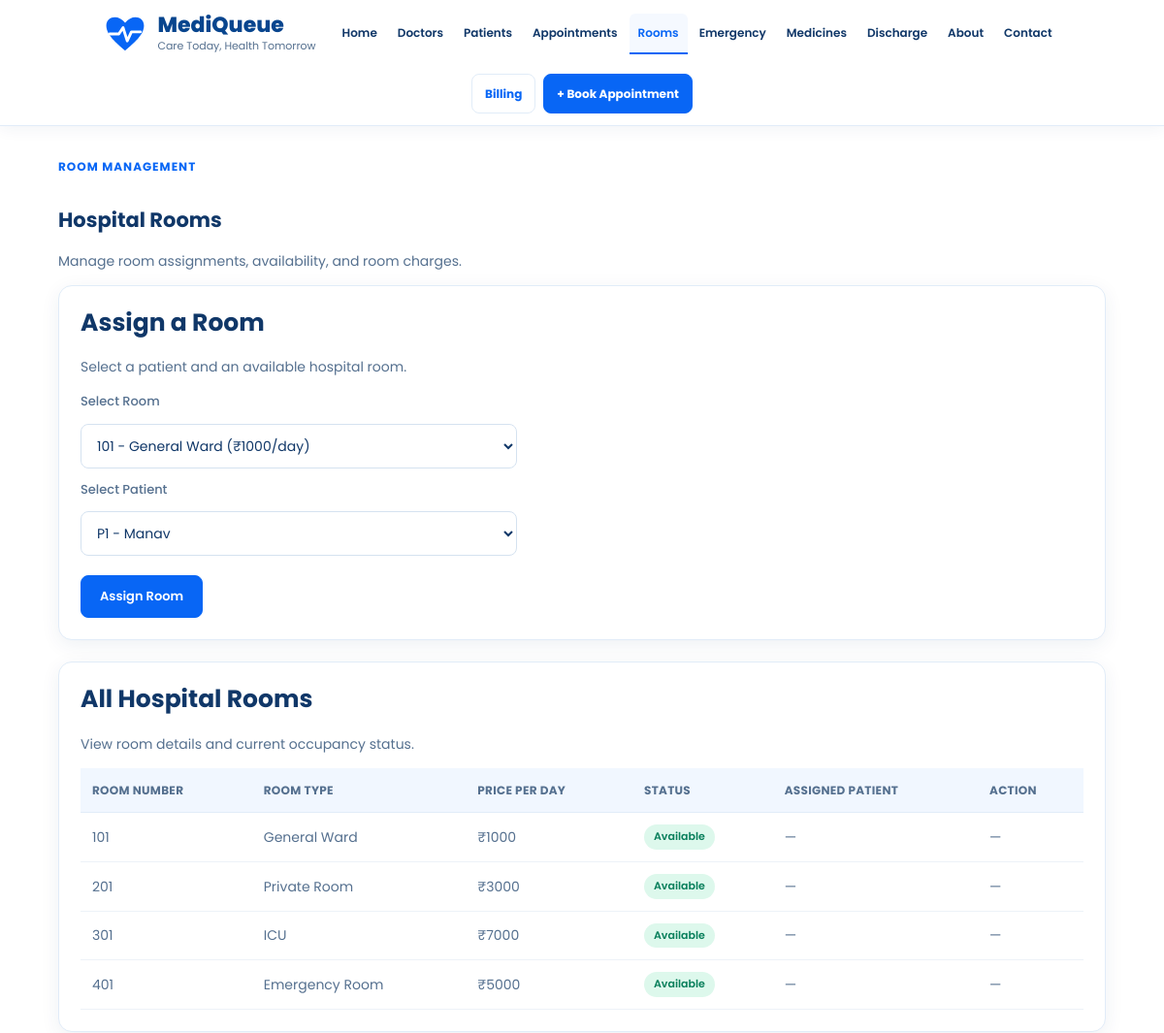
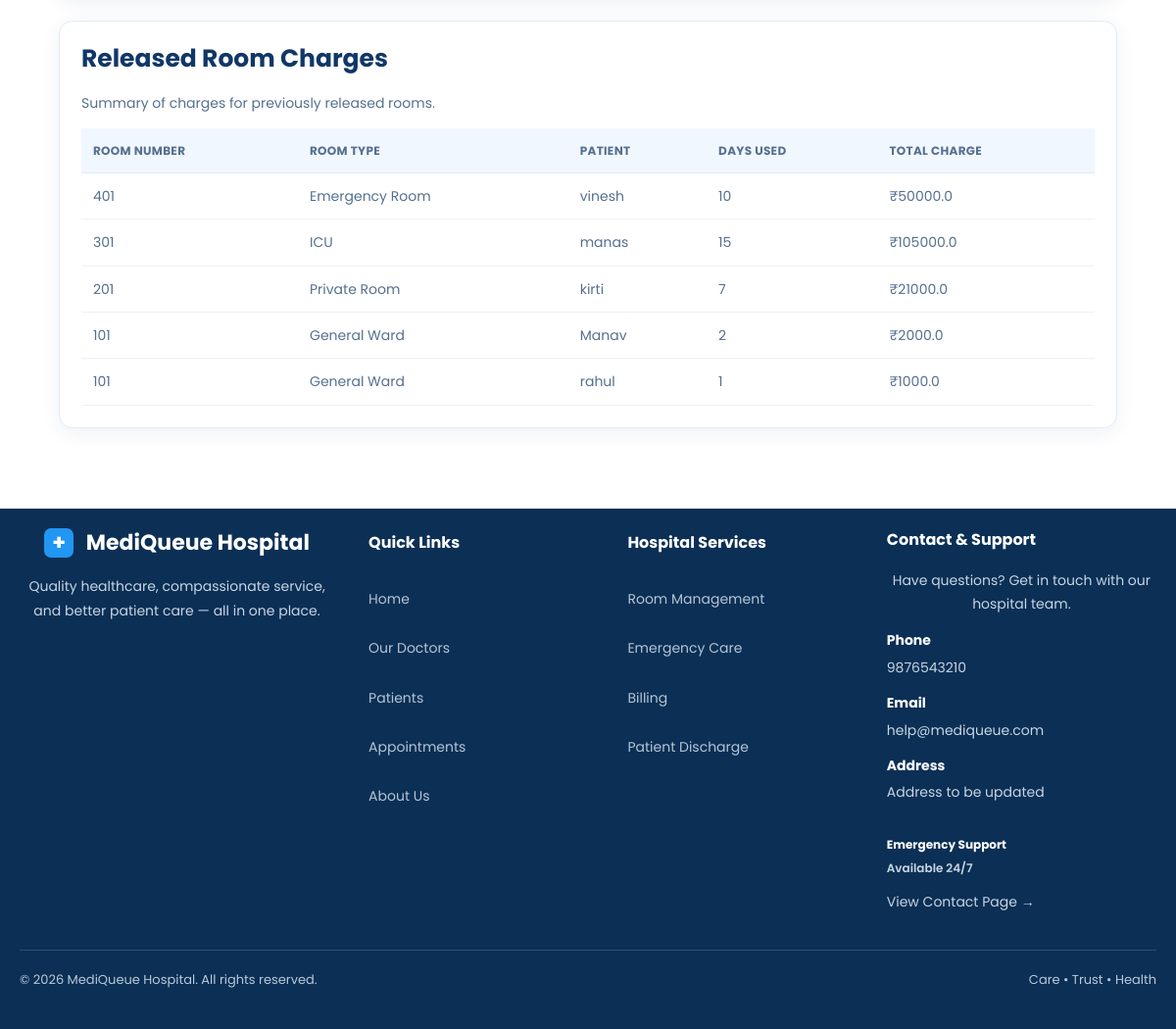
Screenshot of /rooms with the database file from the repository (2 pictures, top to bottom).
### tables this page shows
CREATE TABLE rooms (
                room_number INTEGER PRIMARY KEY,
                room_type TEXT NOT NULL,
                price_per_day REAL NOT NULL,
                is_available INTEGER NOT NULL DEFAULT 1,
                patient_id TEXT,
                FOREIGN KEY (patient_id) REFERENCES patients(patient_id)
            );

CREATE TABLE room_releases (
                id INTEGER PRIMARY KEY AUTOINCREMENT,
                room_number INTEGER NOT NULL,
                patient_id TEXT NOT NULL,
                days INTEGER NOT NULL,
                charge REAL NOT NULL,
                released_at TEXT NOT NULL DEFAULT CURRENT_TIMESTAMP,
                FOREIGN KEY (room_number) REFERENCES rooms(room_number),
                FOREIGN KEY (patient_id) REFERENCES patients(patient_id)
            );

CREATE TABLE patients (
                patient_id TEXT PRIMARY KEY,
                name TEXT NOT NULL,
                age INTEGER NOT NULL,
                phone TEXT NOT NULL,
                email TEXT,
                disease TEXT,
                blood_group TEXT,
                medical_history TEXT DEFAULT ''
            );

### app.py (the view, shortened to what this page needs)
@app.route("/rooms", methods=["GET", "POST"])
def show_rooms():
    return render_rooms()

### app.py (called while the page is built)
def load_patients():
    with get_connection() as conn:
        rows = conn.execute(
            "SELECT * FROM patients ORDER BY rowid"
        ).fetchall()
        records = conn.execute(
            """
            SELECT patient_id, record
            FROM medical_records
            ORDER BY id
            """
        ).fetchall()
    history = {}
    for row in records:
        history.setdefault(row["patient_id"], []).append(row["record"])
    patients = []
    for row in rows:
        patient = Patient(
            row["patient_id"],
            row["name"],
            row["age"],
            row["phone"],
            row["email"] or "",
            row["disease"] or "",
            row["blood_group"] or "",
        )
        for record in history.get(patient.patient_id, []):
            patient.add_medical_record(record)
        patients.append(patient)
    return patients

def render_rooms(error=None):
    patients = load_patients()
    rooms, release_log = load_rooms(patients)
    return render_template(
        "rooms.html",
        rooms=rooms,
        patients=patients,
        release_log=release_log,
        error=error,
    )

### database.py (called while the page is built)
def get_connection():
    conn = sqlite3.connect(DATABASE_PATH)
    conn.row_factory = sqlite3.Row
    conn.execute("PRAGMA foreign_keys = ON")
    return conn

### templates/rooms.html (shortened to what this page needs)
{% extends "base.html" %}
{% block content %}
<section class="page-header">
    <span class="section-label">ROOM MANAGEMENT</span>
    <h1>Hospital Rooms</h1>
    <p>Manage room assignments, availability, and room charges.</p>
</section>
<div class="card">
    <h2>Assign a Room</h2>
    <p>Select a patient and an available hospital room.</p>
    {% if patients %}
    <form method="POST">
        <label for="room_number">Select Room</label>
        <select name="room_number" id="room_number" required>
            {% for r in rooms %}
            <option
                value="{{ r.room_number }}"
            >
                {{ r.room_number }} - {{ r.room_type }}
            </option>
            {% endfor %}
        </select>
        <label for="patient_id">Select Patient</label>
        <select name="patient_id" id="patient_id" required>
            {% for p in patients %}
            <option value="{{ p.patient_id }}">
                {{ p.patient_id }} - {{ p.name }}
            </option>
            {% endfor %}
        </select>
        <div class="actions">
            <button type="submit" class="btn">Assign Room</button>
        </div>
    </form>
    {% else %}
    <p>No patients are registered yet. Register a patient before assigning a room.</p>
    <a href="/register_patient" class="btn">Register Patient →</a>
    {% endif %}
</div>
<div class="card">
    <h2>All Hospital Rooms</h2>
    <p>View room details and current occupancy status.</p>
    {% if rooms %}
    <table>
        <thead>
            <tr>
                <th>Room Number</th>
                <th>Room Type</th>
                <th>Price per Day</th>
                <th>Status</th>
                <th>Assigned Patient</th>
                <th>Action</th>
            </tr>
        </thead>
        <tbody>
            {% for r in rooms %}
            <tr>
                <td>{{ r.room_number }}</td>
                <td>{{ r.room_type }}</td>
                <td>₹{{ r.price_per_day }}</td>
                <td>
                    {% if r.is_available %}
                    <span class="tag ok">Available</span>
                    {% else %}
                    <span class="tag no">Occupied</span>
                    {% endif %}
                </td>
                <td>
                    {% if r.patient %}
                    {{ r.patient.name }}
                    {% else %}
                    —
                    {% endif %}
                </td>
                <td>
                    {% if not r.is_available %}
                    <form
                        method="POST"
                        action="/rooms/{{ r.room_number }}/release"
                        class="inline"
                    >
                        <label for="days_{{ r.room_number }}">Days</label>
                        <input
                            type="number"
                            id="days_{{ r.room_number }}"
                            name="days"
                            min="1"
                            value="1"
                            class="days"
                            required
                        >
                        <button type="submit" class="btn small light">
                            Release Room
                        </button>
                    </form>
                    {% else %}
                    —
                    {% endif %}
                </td>
            </tr>
            {% endfor %}
        </tbody>
    </table>
    {% else %}
    <p>No hospital rooms are available in the system.</p>
    {% endif %}
</div>
{% if release_log %}
<div class="card">
    <h2>Released Room Charges</h2>
    <p>Summary of charges for previously released rooms.</p>
    <table>
        <thead>
            <tr>
                <th>Room Number</th>
                <th>Room Type</th>
                <th>Patient</th>
                <th>Days Used</th>
                <th>Total Charge</th>
            </tr>
        </thead>
        <tbody>
            {% for item in release_log %}
            <tr>
                <td>{{ item.room }}</td>
                <td>{{ item.type }}</td>
                <td>{{ item.patient }}</td>
                <td>{{ item.days }}</td>
                <td>₹{{ item.charge }}</td>
            </tr>
            {% endfor %}
        </tbody>
    </table>
</div>
{% endif %}
{% endblock %}

### static/style.css (style rules this page uses)
:root { --primary-blue: #0866F5; --primary-hover: #0756D3; --dark-blue: #103768; --navy-blue: #0B2F55; --light-blue: #EAF6FF; --page-bg: #F8FBFF; --white: #FFFFFF; --text-color: #55708F; --border-color: #E1ECF8; --green: #10B995; --purple: #6338D4; --red: #F04452; --orange: #FFA500; --shadow: 0 5px 20px rgba(16, 55, 104, 0.07); }
* { box-sizing: border-box; }
html { scroll-behavior: smooth; scroll-padding-top: 100px; }
body { margin: 0; font-family: "Poppins", Arial, sans-serif; background: var(--white); color: var(--dark-blue); font-size: 14px; line-height: 1.6; }
h1, h2, h3, h4 { color: var(--dark-blue); line-height: 1.3; }
h2 { font-size: 25px; font-weight: 700; margin: 0 0 18px; }
p { color: var(--text-color); }
button, input, select, textarea { font-family: inherit; }
.btn { display: inline-block; padding: 11px 19px; color: var(--white); background: var(--primary-blue); border: 1px solid var(--primary-blue); border-radius: 8px; font-size: 13px; font-weight: 600; text-align: center; cursor: pointer; transition: 0.2s ease; }
.card { margin-bottom: 22px; padding: 22px; overflow-x: auto; background: var(--white); border: 1px solid var(--border-color); border-radius: 14px; box-shadow: var(--shadow); }
table { width: 100%; border-collapse: collapse; background: var(--white); }
th { padding: 13px 12px; color: #55708F; background: #F1F7FF; border-bottom: 1px solid var(--border-color); font-size: 12px; font-weight: 700; text-align: left; text-transform: uppercase; letter-spacing: 0.3px; }
td { padding: 12px; color: var(--text-color); border-bottom: 1px solid #EDF2F8; }
.tag { display: inline-block; padding: 4px 10px; border-radius: 30px; font-size: 11px; font-weight: 600; }
.ok { color: #087F5B; background: #DDF8EC; }
form { display: flex; flex-direction: column; gap: 12px; max-width: 450px; }
label { color: var(--text-color); font-size: 13px; font-weight: 500; }
input[type="text"], input[type="number"], input[type="email"], input[type="tel"], input[type="date"], input[type="time"], input[type="password"], select, textarea { width: 100%; padding: 11px 12px; color: var(--dark-blue); background: var(--white); border: 1px solid #D5E2F0; border-radius: 8px; outline: none; font-size: 14px; }
.actions { display: flex; flex-wrap: wrap; gap: 10px; margin-top: 8px; }
.welcome-label, .section-label { display: inline-block; margin-bottom: 14px; color: var(--primary-blue); font-size: 12px; font-weight: 700; letter-spacing: 1px; }

### rows the page displays
rooms: room_number "101", room_type "General Ward", price_per_day "1000", type "General Ward" "General Ward"
rooms: room_number "201", room_type "Private Room", price_per_day "3000", type "Private Room"
rooms: room_number "301", room_type "ICU", price_per_day "7000", is_available "Available", type "ICU"
rooms: room_number "401", room_type "Emergency Room", price_per_day "5000", is_available "Available", type "Emergency Room"
room_releases: room "401", charge "50000.0"
patients: patient "vinesh"
room_releases: room "301", charge "105000.0"
patients: patient "manas"
patients: patient "kirti"
room_releases: charge "21000.0"
patients: patient "Manav"
room_releases: charge "2000.0"
patients: patient "rahul"
room_releases: charge "1000.0"

### other values shown
{{ item.days }} "10" "15" "7" "2" "1"
{{ item.room }} "201" "101" "101"
form field room_number "101 - General Ward (₹1000/day)"
form field patient_id "P1 - Manav"
